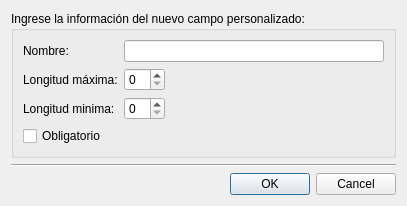
<?xml version="1.0" encoding="UTF-8"?>
<ui version="4.0">
 <class>NuevoCampo</class>
 <widget class="QDialog" name="NuevoCampo">
  <property name="geometry">
   <rect>
    <x>0</x>
    <y>0</y>
    <width>407</width>
    <height>181</height>
   </rect>
  </property>
  <property name="sizePolicy">
   <sizepolicy hsizetype="Preferred" vsizetype="Fixed">
    <horstretch>0</horstretch>
    <verstretch>0</verstretch>
   </sizepolicy>
  </property>
  <property name="maximumSize">
   <size>
    <width>16777215</width>
    <height>181</height>
   </size>
  </property>
  <property name="windowTitle">
   <string>Nuevo campo personalizado</string>
  </property>
  <layout class="QGridLayout" name="gridLayout">
   <item row="3" column="0">
    <widget class="QDialogButtonBox" name="buttonBox">
     <property name="orientation">
      <enum>Qt::Horizontal</enum>
     </property>
     <property name="standardButtons">
      <set>QDialogButtonBox::Cancel|QDialogButtonBox::Ok</set>
     </property>
    </widget>
   </item>
   <item row="1" column="0">
    <widget class="Line" name="line">
     <property name="orientation">
      <enum>Qt::Horizontal</enum>
     </property>
    </widget>
   </item>
   <item row="0" column="0">
    <widget class="QGroupBox" name="groupBox">
     <property name="sizePolicy">
      <sizepolicy hsizetype="Preferred" vsizetype="Fixed">
       <horstretch>0</horstretch>
       <verstretch>0</verstretch>
      </sizepolicy>
     </property>
     <property name="title">
      <string>Ingrese la información del nuevo campo personalizado:</string>
     </property>
     <layout class="QGridLayout" name="gridLayout_2">
      <item row="0" column="0">
       <layout class="QFormLayout" name="formLayout">
        <property name="fieldGrowthPolicy">
         <enum>QFormLayout::ExpandingFieldsGrow</enum>
        </property>
        <item row="0" column="0">
         <widget class="QLabel" name="lblNombre">
          <property name="text">
           <string>Nombre:</string>
          </property>
          <property name="buddy">
           <cstring>txtNombre</cstring>
          </property>
         </widget>
        </item>
        <item row="0" column="1">
         <widget class="QLineEdit" name="txtNombre"/>
        </item>
        <item row="1" column="0">
         <widget class="QLabel" name="lblLongMax">
          <property name="text">
           <string>Longitud máxima:</string>
          </property>
         </widget>
        </item>
        <item row="2" column="0">
         <widget class="QLabel" name="lblLongMin">
          <property name="text">
           <string>Longitud minima:</string>
          </property>
         </widget>
        </item>
        <item row="1" column="1">
         <widget class="QSpinBox" name="sbLongMax"/>
        </item>
        <item row="2" column="1">
         <widget class="QSpinBox" name="sbLongMin"/>
        </item>
       </layout>
      </item>
      <item row="1" column="0">
       <widget class="QCheckBox" name="cbObligatorio">
        <property name="text">
         <string>Obligatorio</string>
        </property>
       </widget>
      </item>
     </layout>
    </widget>
   </item>
  </layout>
 </widget>
 <resources/>
 <connections>
  <connection>
   <sender>buttonBox</sender>
   <signal>accepted()</signal>
   <receiver>NuevoCampo</receiver>
   <slot>accept()</slot>
   <hints>
    <hint type="sourcelabel">
     <x>249</x>
     <y>233</y>
    </hint>
    <hint type="destinationlabel">
     <x>157</x>
     <y>249</y>
    </hint>
   </hints>
  </connection>
  <connection>
   <sender>buttonBox</sender>
   <signal>rejected()</signal>
   <receiver>NuevoCampo</receiver>
   <slot>reject()</slot>
   <hints>
    <hint type="sourcelabel">
     <x>320</x>
     <y>245</y>
    </hint>
    <hint type="destinationlabel">
     <x>286</x>
     <y>249</y>
    </hint>
   </hints>
  </connection>
 </connections>
</ui>
